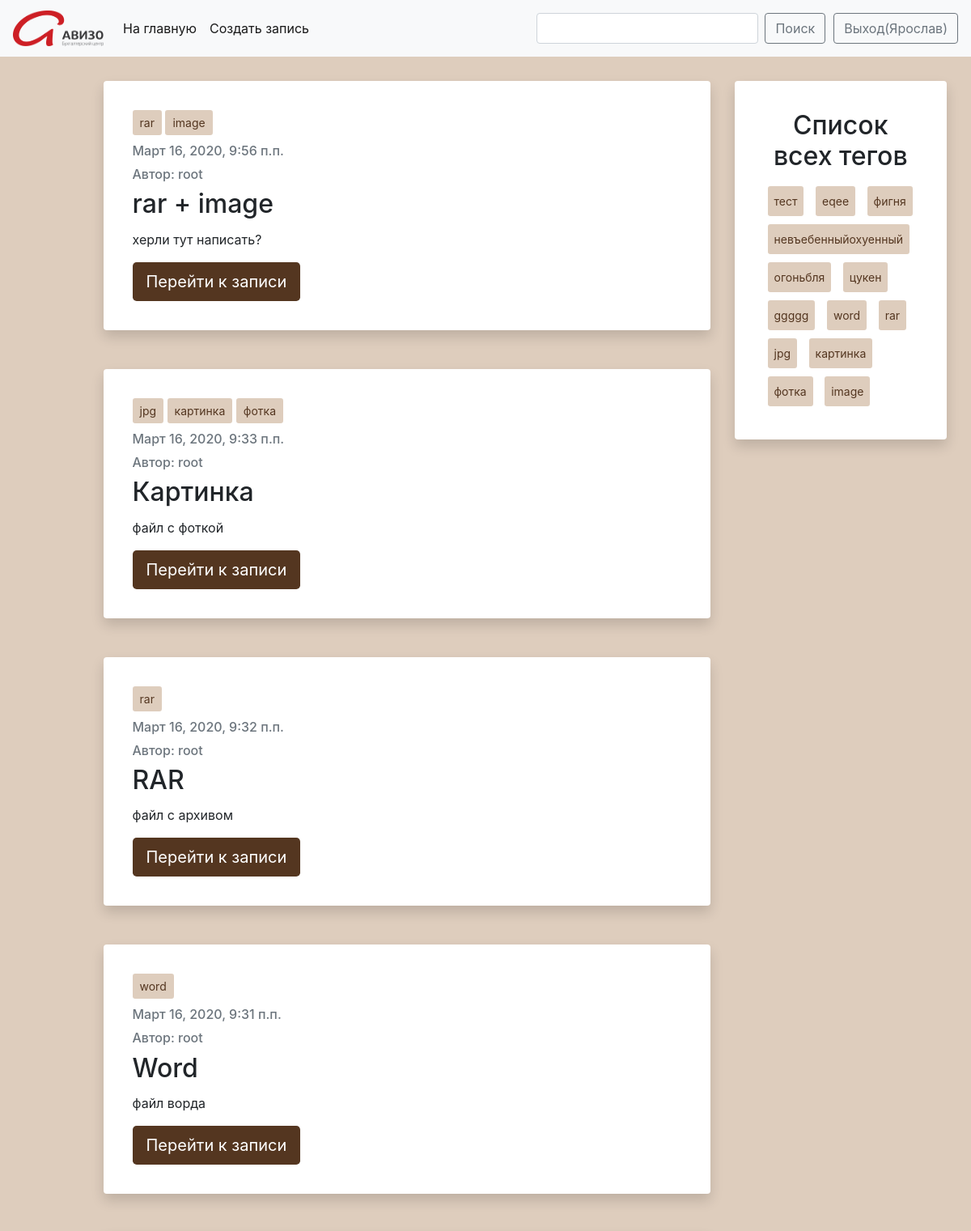
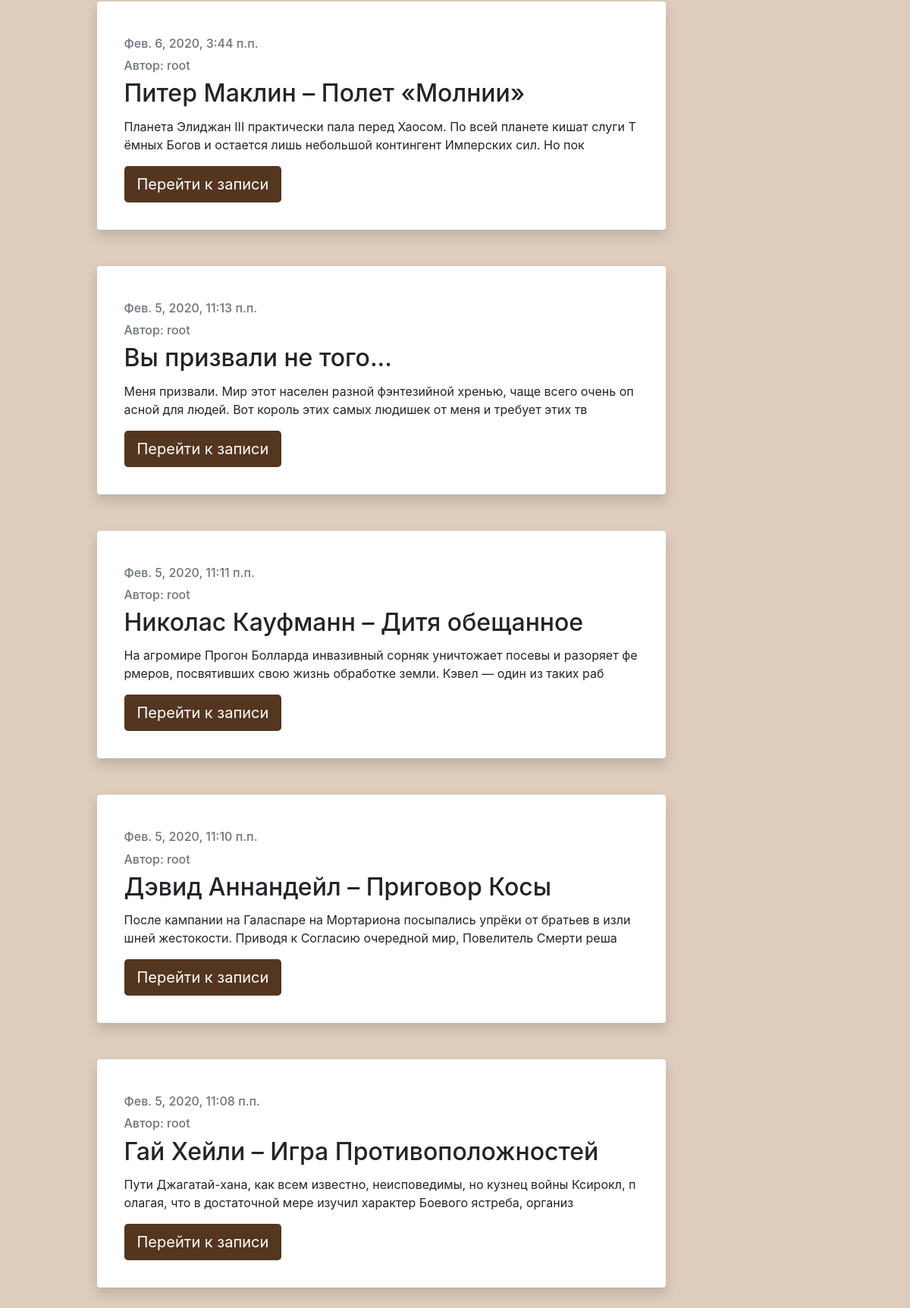
The app's page / (signed in) with its own data (2 pictures, top to bottom).
### blog/models.py (models this page shows, shortened)
class Post(models.Model):
    author = models.ForeignKey(settings.AUTH_USER_MODEL, on_delete=models.CASCADE)
    author_first_name = ''
    author_last_name = ''
    title = models.CharField(max_length=200)
    text = models.TextField()
    created_date = models.DateTimeField(default=timezone.now)
    published_date = models.DateTimeField(blank=True, null=True)
    tags = TaggableManager(through=RuTaggedItem)
    document = models.FileField(blank=True)
    image = models.ImageField(blank=True, upload_to='images/')

### blog/views.py (the view, shortened to what this page needs)
# urls.py: path('', views.PostListView.as_view(), name='post_list'),
class PostListView(View):
    def get(self, request, tag_slug=None):
        post_with_tags = Post.objects.all()
        user = str(request.user)
        anon = 'AnonymousUser'
        all_tags = Tag.objects.all()
        if user is anon:
            return redirect('../login')
        if tag_slug:
            tag = get_object_or_404(Tag, slug=tag_slug)
            post_with_tags = post_with_tags.filter(tags__in=[tag])
            return render(request, 'blog/post_list.html', {'posts': post_with_tags, 'tag': tag, 'all_tags': all_tags})
        else:
            posts = Post.objects.filter(published_date__lte=timezone.now()).order_by('-published_date')
            return render(request, 'blog/post_list.html', {'posts': posts, 'all_tags': all_tags})

### blog/templates/blog/post_list.html (shortened to what this page needs)
{% extends 'include/base.html' %}
{% block all_tags %}
<div class="shadow p-3 mb-5 bg-white rounded" style="position: sticky; top: 100px;}">
    <div class="card-body">
        <h2 class="card-title"><center>Список всех тегов</center></h2>
        {% for tag in all_tags %}
        <a class="btn btn-sm" href="{% url 'post_list_by_tag' tag.slug %}" role="button"
           style="background: #decdbd; color: #543620; padding: 7px; margin: 5px;">{{ tag.name }}
        </a>
        {% endfor %}
    </div>
</div>
{% endblock %}
{% block content %}
{% include 'include/post.html' %}
{% endblock %}

### blog/templates/include/base.html (shortened to what this page needs)
<!doctype html>
{% load static %}
<html lang="en">
<head>
    <link rel="stylesheet" href="https://stackpath.bootstrapcdn.com/bootstrap/4.4.1/css/bootstrap.min.css">
</head>
<body>
<nav class="navbar navbar-expand-lg navbar-light bg-light sticky-top" style="background: #543620; color: #fff">
    <a class="navbar-brand" href="{% url 'post_list' %}"><img src="{% static 'images/logo.png' %}" width="112" height="44" alt=""></a>
    <div class="collapse navbar-collapse" id="navbarSupportedContent">
        <ul class="navbar-nav mr-auto">
            <li class="nav-item active">
                <a class="nav-link" href="{% url 'post_list' %}">На главную<span class="sr-only">(current)</span></a>
            </li>
            <li class="nav-item active">
                <a class="nav-link" href="{% url 'post_new' %}">Создать запись</a>
            </li>
        </ul>
        <form class="form-inline my-2 my-lg-0" method="POST">{% csrf_token %}
            <input class="form-control mr-sm-2" type="text" placeholder="" name="Search">
            <button class="btn btn btn-outline-secondary my-2 my-sm-0" role="button" type="submit">Поиск</button>
        </form>
        {% if request.user.is_authenticated %}
        <a class="btn btn btn-outline-secondary my-2 my-sm-0" style="margin-left: 10px" href="{% url 'logout' %}" role="button">Выход({{ request.user.first_name }})</a>
        {% else %}
        <a href="{% url 'login' %}">Логин</a>
        {% endif %}
    </div>
</nav>
<div class="container-fluid" style="padding: 30px;">
    <div class="row">
        <div class="col-1">
        </div>
        <div class="col-8">
            {% block content %}
            {% endblock %}
        </div>
        <div class="col-3">
            {% block all_tags %}
            {% endblock %}
        </div>
    </div>
</div>
</body>
</html>

### blog/templates/include/post.html
{% for post in posts %}
<div class="shadow p-3 mb-5 bg-white rounded">
    <div class="card-body">
        <p class="tags">
            {% for tag in post.tags.all %}
            <a class="btn btn-sm" style="background: #decdbd; color: #543620" href="{% url 'post_list_by_tag' tag.slug %}" role="button">{{ tag.name }}</a>{% if not forloop.last %} {% endif %}
            {% endfor %}</p>
        <h6 class="card-subtitle mb-3 text-muted">{{ post.published_date }}</h6>
        <h6 class="card-subtitle mb-2 text-muted">Автор: {{ post.author }}</h6>
        <h2 class="card-title">{{ post.title }}</h2>
        <p class="card-text" style="width: 100%; word-break: break-all">{{ post.text|stringformat:".150s" }}</p>
        <a class="btn btn-lg active" style="background: #543620; color: #fff" href="{% url 'post_detail' pk=post.pk %}" role="button" aria-pressed="true">Перейти к записи</a>
    </div>
</div>
{% endfor %}

### blog/templates/include/base.html (style rules this page uses)
body { background: #decdbd; }

### records on screen
Post: published_date "Март 16, 2020, 9:56 п.п.", author "root", title "rar + image", text "херли тут написать?"
Tag: name "rar"
Tag: name "image"
Post: published_date "Март 16, 2020, 9:33 п.п.", author "root", title "Картинка", text "файл с фоткой"
Tag: name "jpg"
Tag: name "картинка"
Tag: name "фотка"
Post: published_date "Март 16, 2020, 9:32 п.п.", author "root", title "RAR", text "файл с архивом"
Post: published_date "Март 16, 2020, 9:31 п.п.", author "root", title "Word", text "файл ворда"
Tag: name "word"
Post: published_date "Фев. 6, 2020, 3:44 п.п.", author "root", title "Питер Маклин – Полет «Молнии»", text "Планета Элиджан III практически пала перед Хаосом. По всей планете кишат слуги Тёмных Богов и остается лишь небольшой контингент Имперских сил. Но пок"
Post: published_date "Фев. 5, 2020, 11:13 п.п.", author "root", title "Вы призвали не того...", text "Меня призвали. Мир этот населен разной фэнтезийной хренью, чаще всего очень опасной для людей. Вот король этих самых людишек от меня и требует этих тв"
Post: published_date "Фев. 5, 2020, 11:11 п.п.", author "root", title "Николас Кауфманн – Дитя обещанное", text "На агромире Прогон Болларда инвазивный сорняк уничтожает посевы и разоряет фермеров, посвятивших свою жизнь обработке земли. Кэвел — один из таких раб"
Post: published_date "Фев. 5, 2020, 11:10 п.п.", author "root", title "Дэвид Аннандейл – Приговор Косы", text "После кампании на Галаспаре на Мортариона посыпались упрёки от братьев в излишней жестокости. Приводя к Согласию очередной мир, Повелитель Смерти реша"
Post: published_date "Фев. 5, 2020, 11:08 п.п.", author "root", title "Гай Хейли – Игра Противоположностей", text "Пути Джагатай-хана, как всем известно, неисповедимы, но кузнец войны Ксирокл, полагая, что в достаточной мере изучил характер Боевого ястреба, организ"
Tag: name "тест"
Tag: name "eqee"
Tag: name "фигня"
Tag: name "невъебенныйохуенный"
Tag: name "огоньбля"
Tag: name "цукен"
Tag: name "ggggg"

### other values on screen
{{ request.user.first_name }} "Ярослав"
